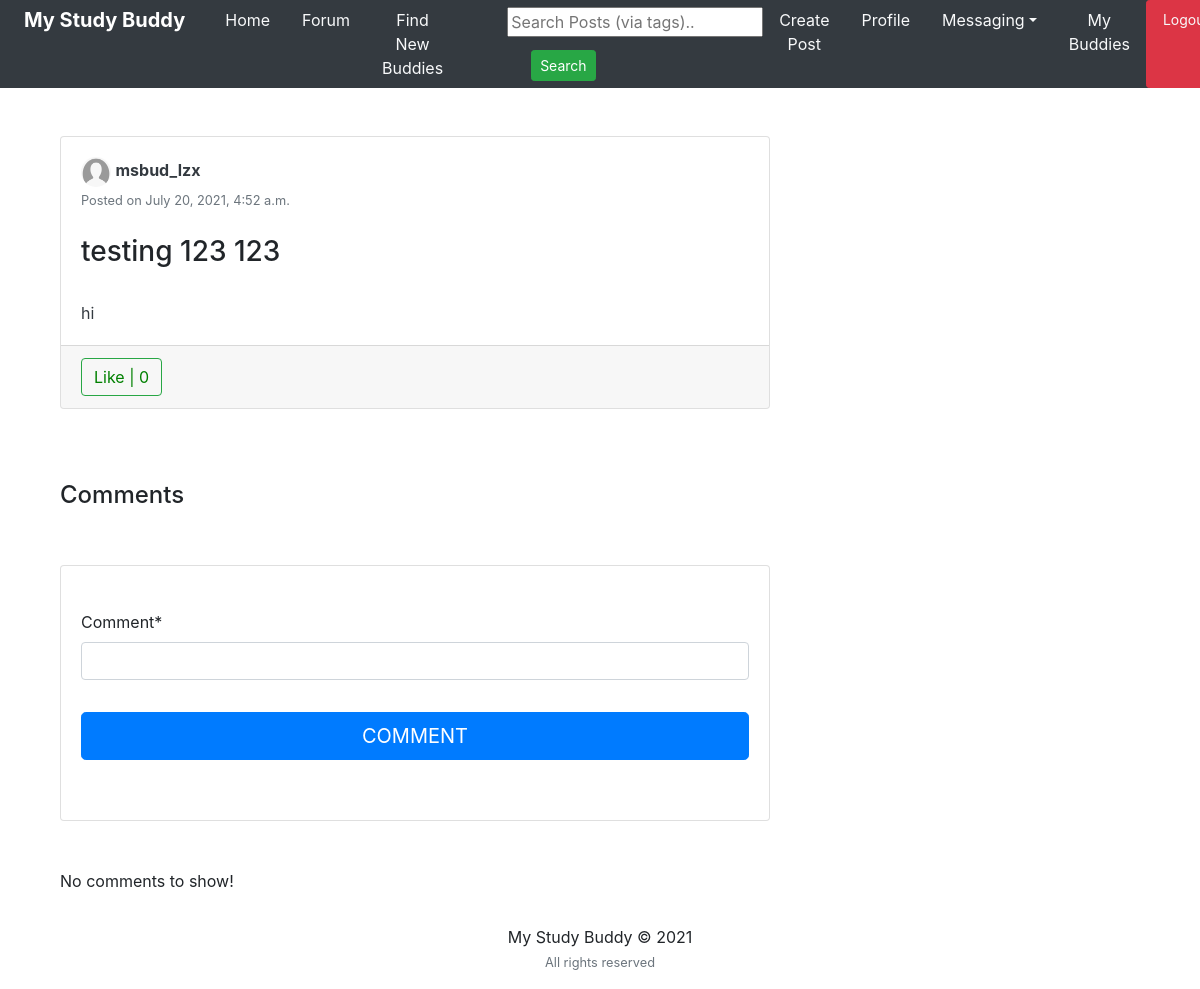
/post/6/ (signed in), run on the app's committed database.
### feed/models.py (models this page shows, shortened)
class Post(models.Model):
	title = models.CharField(max_length=150, blank=True)
	body = models.TextField(blank=True)
	picture = models.ImageField(upload_to='path/to/img', default=None)
	date_posted = models.DateTimeField(default=timezone.now)
	user_name = models.ForeignKey(User, related_name='updated_by', on_delete=models.CASCADE)
	tags = models.CharField(max_length=100, blank=True)

### users/models.py (models this page shows, shortened)
class Profile(models.Model):
	user = models.OneToOneField(User, on_delete=models.CASCADE)
	image = models.ImageField(default='default.png', upload_to='profile_pics')
	slug = AutoSlugField(populate_from='user')
	bio = models.CharField(max_length=255, blank=True)
	friends = models.ManyToManyField("Profile", blank=True)
	def get_absolute_url(self):
		return "/users/{}".format(self.slug)

### feed/views.py (the view)
# urls.py: path('post/<int:pk>/', views.post_detail, name='post-detail'),
@login_required
def post_detail(request, pk):
	post = get_object_or_404(Post, pk=pk)
	user = request.user
	is_liked =  Like.objects.filter(user=user, post=post)
	if request.method == 'POST':
		form = NewCommentForm(request.POST)
		if form.is_valid():
			data = form.save(commit=False)
			data.post = post
			data.username = user
			data.save()
			return redirect('post-detail', pk=pk)
	else:
		form = NewCommentForm()
	return render(request, 'feed/post_detail.html', {'post':post, 'is_liked':is_liked, 'form':form})

### feed/forms.py
class NewCommentForm(forms.ModelForm):
	class Meta:
		model = Comments
		fields = ['comment']

### feed/templates/feed/post_detail.html (shortened to what this page needs)
{% extends "feed/layout.html" %} {% load static %}
{% load crispy_forms_tags %}
{% block searchform %}
<form
  class="form-inline my-2 my-lg-0 ml-5"
  action="{% url 'search_posts' %}"
  method="get"
>
  <input name="p" type="text" placeholder="Search Posts (via tags).." />
  <button class="btn btn-success btn-sm my-2 my-sm-0 ml-4" type="submit">
    Search
  </button>
</form>
{% endblock searchform %} {% block content %}
<div class="container">
  <div class="row">
    <div class="col-md-8">
      <div class="card card-signin my-5">
        <div class="card-body">
          <a href="{{ post.user_name.profile.get_absolute_url }}"
            ><img
              src="{{ post.user_name.profile.image.url }}"
              class="rounded-circle"
              width="30"
              height="30"
              alt=""
          /></a>
          <a
            class="text-dark"
            href="{{ post.user_name.profile.get_absolute_url }}"
            ><b>{{ post.user_name }}</b></a
          >
          <br /><small class="text-muted"
            >Posted on {{ post.date_posted }}</small
          >
          <br /><br />
          <h3>{{ post.title }}</h3>
          <br />
          <p class="card-text text-dark">{{ post.body }}</p>
        </div>
        <div class="card-footer">
          <button class="btn btn-outline-success mr-3 like" id="{{ post.id }}">
            {% if is_liked %}
            <a
              href="{% url 'post-like' %}"
              style="color: red"
              id="likebtn{{ post.id }}"
            >
              Unlike | {{post.likes.count}}</a
            >
            {% else %}
            <a
              href="{% url 'post-like' %}"
              style="color: green"
              id="likebtn{{ post.id }}"
            >
              Like | {{post.likes.count}}</a
            >
            {% endif %}
          </button>
        </div>
      </div>
    </div>
  </div>
  <br />
  <h4>Comments</h4>
  <div class="row">
    <div class="col-md-8">
      <div class="card card-signin my-5">
        <div class="card-body">
          <form class="form-signin" method="POST" id="post-form">
            <fieldset class="form-group">
              <br />
              {{ form|crispy }}
            </fieldset>
            <div class="form-group">
              <button
                class="btn btn-lg btn-primary btn-block text-uppercase"
                type="submit"
              >
                Comment</button
              ><br />
            </div>
          </form>
        </div>
      </div>
    </div>
  </div>
  <div class="row">
    <div class="col-md-8">
      {% if post.details.all %}
      <div class="card card-signin my-5">
        {% for detail in post.details.all %}
        <div class="card-body">
          <a href="{{ detail.username.profile.get_absolute_url }}">
            <img
              src="{{ detail.username.profile.image.url }}"
              class="rounded-circle"
              width="30"
              height="30"
              alt=""
            />
          </a>
          <a
            class="text-dark"
            href="{{ detail.username.profile.get_absolute_url }}"
            ><b>{{ detail.username }}</b></a
          >
          <br /><small>{{ detail.comment_date }}</small><br /><br />
          <p class="card-text text-dark">{{ detail.comment }}</p>
        </div>
        <hr class="my-1" />
        {% endfor %}
      </div>
      {% else %}
      <p>No comments to show!</p>
      {% endif %}
    </div>
  </div>
</div>
{% endblock content %}

### data on the page
Post: user_name.profile.image (placeholder picture), user_name "msbud_lzx", date_posted "July 20, 2021, 4:52 a.m.", title "testing 123 123", body "hi", likes.count "0"
